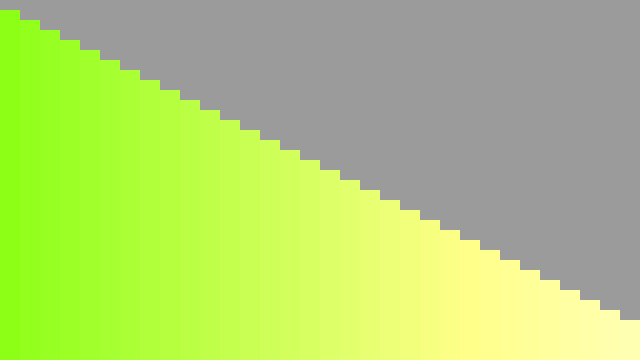
Frame 1 (no input)
Frame 60 (the mouse pressed at the canvas centre just before this capture): identical to frame 1, image omitted
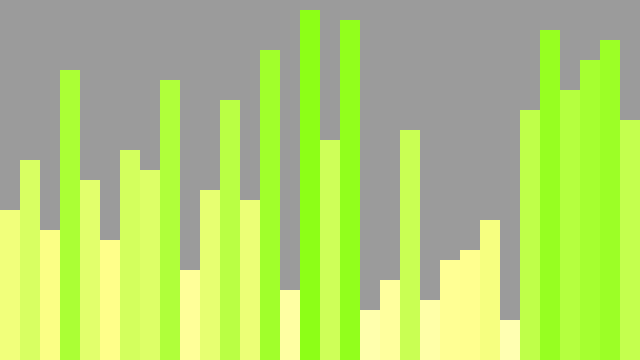
Frame 120 (the mouse held since frame 60 and released just before this capture)

The Processing sketch that drew these frames (run headless with seeded random() and noise(); from frame 60 on, the mouse is pressed at the canvas centre):

// Processing sketch: sorting_visualizer
// ── sorting_visualizer.pde
import java.util.Collections;

//sorting visualizer
ArrayList<Bar> bars = new ArrayList<Bar>();
//gets the exact amount of bars that will fill the screen
int arraylength = 640/20;
int x = -20;
int y = 0;
boolean process = false;
int time = 0;

void setup() {
  size(640, 360);
  noStroke();
  
  int green = (int) Math.floor(Math.random() * 255);
  int blue = (int) Math.floor(Math.random() * 255);
  int red = (int) Math.floor(Math.random() * 255);
  
  for(int i = 0; i < arraylength; i++)
  {
    x += 20;
    y += 10;
    green +=5;
    blue += 5;
    red += 5;
    Bar bar = new Bar(x,y,green,red,blue,i);
    fill(red, green, blue);
    rect(x,y,bar.barwidth,360);
    bars.add(bar);
    
  }
  
}

void draw() {
  background(155);
  for(Bar b : bars)
 {
   fill(b.red, b.green, b.blue);
   rect(b.barX,b.barY,b.barwidth,360);
   
 }
 if(mousePressed)
 {
   
   MessUp();
 }
}

void keyPressed()
{
 BubbleSort();
}

void MessUp()
{
  if(!process)
  {
    process = true;
    for(Bar b : bars)
   {
   
   int randomId = (int)Math.floor(Math.random()* arraylength);
   for(Bar t : bars)
   {
     if(t.id == randomId)
     {
       int temp;
       temp = b.barX;
       b.barX = t.barX;
       t.barX = temp;
       Collections.swap(bars, bars.indexOf(t), bars.indexOf(b));
        
     
     }
     
   }
 
 }
  }
process = false;
  
}

void BubbleSort()
{
  for(int i = arraylength; i > 0; i--)
   {
     for(int j = 0; j < i - 1; j++)
     {
       
       if(bars.get(j).id > bars.get(j+1).id)
       {
        int x = bars.get(j).barX;
        bars.get(j).barX = bars.get(j+1).barX;
        bars.get(j+1).barX = x;
        Collections.swap(bars, bars.indexOf(bars.get(j)),bars.indexOf(bars.get(j + 1)));
        
       }
     }
     
   }
  
}

// ── Bar.pde
class Bar{
int barwidth;
int barX;
int barY;
int green;
int red;
int blue;
int id;
Bar(int x, int y, int g, int r, int b, int i)
{
  this.barwidth = 20;
  this.barX = x;
  this.barY = y;
  this.green = g;
  this.red = r;
  this.blue = b;
  this.id = i;
}
}
